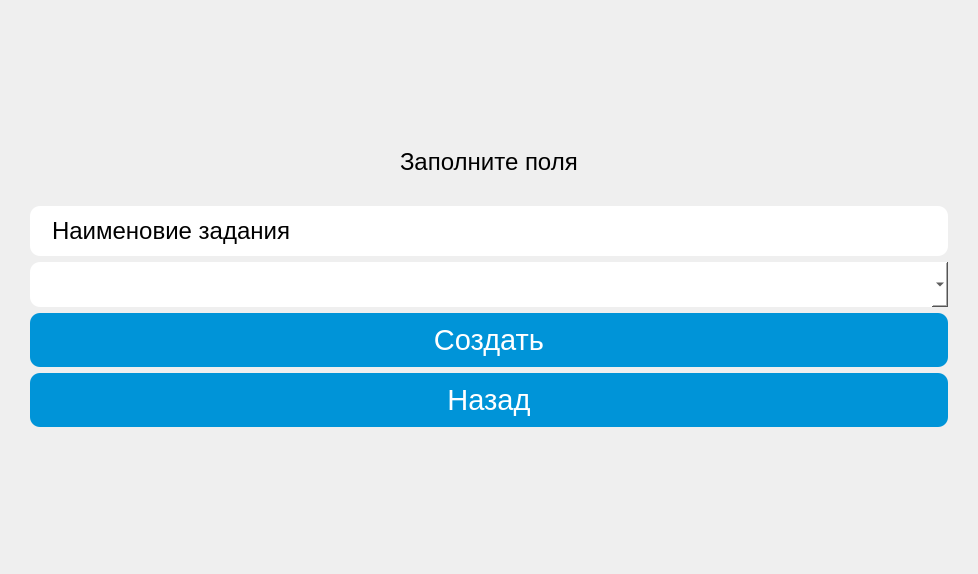
<?xml version="1.0" encoding="UTF-8"?>
<ui version="4.0">
 <class>MakeTaskWindow</class>
 <widget class="QMainWindow" name="MakeTaskWindow">
  <property name="geometry">
   <rect>
    <x>0</x>
    <y>0</y>
    <width>978</width>
    <height>574</height>
   </rect>
  </property>
  <property name="windowTitle">
   <string>MainWindow</string>
  </property>
  <property name="styleSheet">
   <string notr="true">background-image: url('png/clouds.jpg');
background-repeat: no-repeat;
background-position: center;
background-size: cover;</string>
  </property>
  <widget class="QWidget" name="centralwidget">
   <property name="styleSheet">
    <string notr="true">background: transparent; </string>
   </property>
   <layout class="QVBoxLayout" name="verticalLayout">
    <property name="leftMargin">
     <number>30</number>
    </property>
    <property name="rightMargin">
     <number>30</number>
    </property>
    <item>
     <spacer name="verticalSpacer">
      <property name="orientation">
       <enum>Qt::Vertical</enum>
      </property>
      <property name="sizeHint" stdset="0">
       <size>
        <width>20</width>
        <height>40</height>
       </size>
      </property>
     </spacer>
    </item>
    <item alignment="Qt::AlignHCenter">
     <widget class="QLabel" name="appointment">
      <property name="maximumSize">
       <size>
        <width>250</width>
        <height>250</height>
       </size>
      </property>
      <property name="font">
       <font>
        <pointsize>18</pointsize>
       </font>
      </property>
      <property name="styleSheet">
       <string notr="true">background: transparent;
</string>
      </property>
      <property name="text">
       <string>Заполните поля</string>
      </property>
      <property name="scaledContents">
       <bool>true</bool>
      </property>
     </widget>
    </item>
    <item alignment="Qt::AlignHCenter">
     <widget class="QLabel" name="appointment2">
      <property name="font">
       <font>
        <family>Arial</family>
        <pointsize>12</pointsize>
       </font>
      </property>
      <property name="styleSheet">
       <string notr="true">background: transparent;</string>
      </property>
      <property name="text">
       <string/>
      </property>
     </widget>
    </item>
    <item>
     <widget class="QLineEdit" name="task_info">
      <property name="font">
       <font>
        <family>Arial</family>
        <pointsize>18</pointsize>
       </font>
      </property>
      <property name="focusPolicy">
       <enum>Qt::ClickFocus</enum>
      </property>
      <property name="styleSheet">
       <string notr="true">background: white;
border: none;                
    border-radius: 10px;        
    padding: 10px 20px;          </string>
      </property>
      <property name="text">
       <string>Наименовие задания</string>
      </property>
     </widget>
    </item>
    <item>
     <widget class="QComboBox" name="task_type">
      <property name="font">
       <font>
        <family>Arial</family>
        <pointsize>14</pointsize>
       </font>
      </property>
      <property name="styleSheet">
       <string notr="true">
                background: white;
border: none;                
    border-radius: 10px;        
    padding: 10px 20px;     
            

</string>
      </property>
     </widget>
    </item>
    <item>
     <widget class="QPushButton" name="make_task_button">
      <property name="font">
       <font>
        <family>Arial</family>
        <pointsize>22</pointsize>
       </font>
      </property>
      <property name="styleSheet">
       <string notr="true">QPushButton {
    background: rgb(0, 148, 216);
    color: white;
    border: none;
    border-radius: 10px;
    padding: 10px 20px;
}
QPushButton:hover {
    background: rgb(0, 120, 190); /* Цвет при наведении */
}
QPushButton:pressed {
    background: rgb(0, 100, 160); /* Цвет при нажатии */
}</string>
      </property>
      <property name="text">
       <string>Создать</string>
      </property>
     </widget>
    </item>
    <item>
     <widget class="QPushButton" name="back_button">
      <property name="font">
       <font>
        <family>Arial</family>
        <pointsize>22</pointsize>
       </font>
      </property>
      <property name="styleSheet">
       <string notr="true">QPushButton {
    background: rgb(0, 148, 216);
    color: white;
    border: none;
    border-radius: 10px;
    padding: 10px 20px;
}
QPushButton:hover {
    background: rgb(0, 120, 190); /* Цвет при наведении */
}
QPushButton:pressed {
    background: rgb(0, 100, 160); /* Цвет при нажатии */
}</string>
      </property>
      <property name="text">
       <string>Назад</string>
      </property>
     </widget>
    </item>
    <item>
     <spacer name="verticalSpacer_2">
      <property name="orientation">
       <enum>Qt::Vertical</enum>
      </property>
      <property name="sizeHint" stdset="0">
       <size>
        <width>20</width>
        <height>40</height>
       </size>
      </property>
     </spacer>
    </item>
   </layout>
  </widget>
 </widget>
 <resources/>
 <connections/>
</ui>
